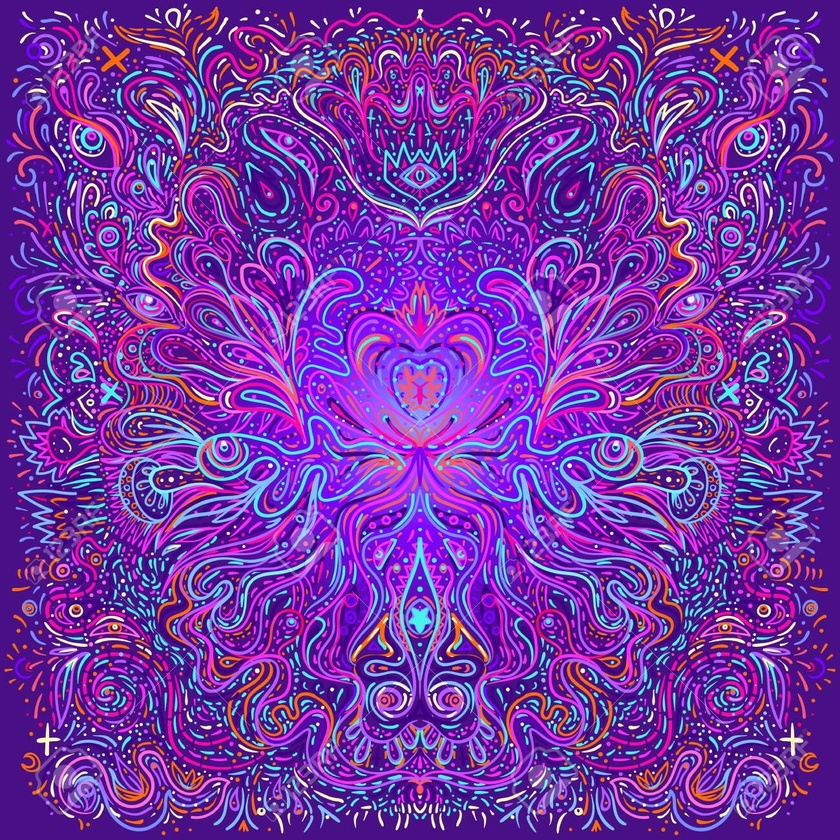
#> input picture creative/2.jpg, 840 x 840 px, shrunk from 1300 x 1300 before the run
$ python creative.py   (older library calls are emulated)
#> lines starting #> are read from the running program, lines starting #| are printed output that depends on the picture
### utils.py
import numpy as np
from PIL import Image


def vec(list):
    """Handy shorthand to make a single-precision float array."""
    return np.array(list, dtype=np.float32)

def normalize(v):
    """Return a unit vector in the direction of the vector v."""
    return v / np.linalg.norm(v)


def from_srgb(img_srgb):
    return np.where(img_srgb > 0.04045, ((img_srgb + 0.055) / 1.055)**2.4, img_srgb / 12.92).astype(np.float32)

def to_srgb(img):
    img_clip = np.clip(img, 0, 1)
    return np.where(img > 0.0031308, (1.055 * img_clip**(1/2.4) - 0.055), 12.92 * img_clip)

def from_srgb8(img_srgb8):
    return from_srgb(img_srgb8 / 255.0)

def to_srgb8(img):
    return np.clip(np.round(255.0 * to_srgb(img)), 0, 255).astype(np.uint8)


def save_image(img, fname, wp):
    img_ui8 = to_srgb8(img / wp)
    Image.fromarray(img_ui8[::-1,:,:], 'RGB').save(fname)

def load_image(fname):
#> called with fname = 'creative/2.jpg'
    img_ui8 = np.array(Image.open(fname))[::-1,:,:3]
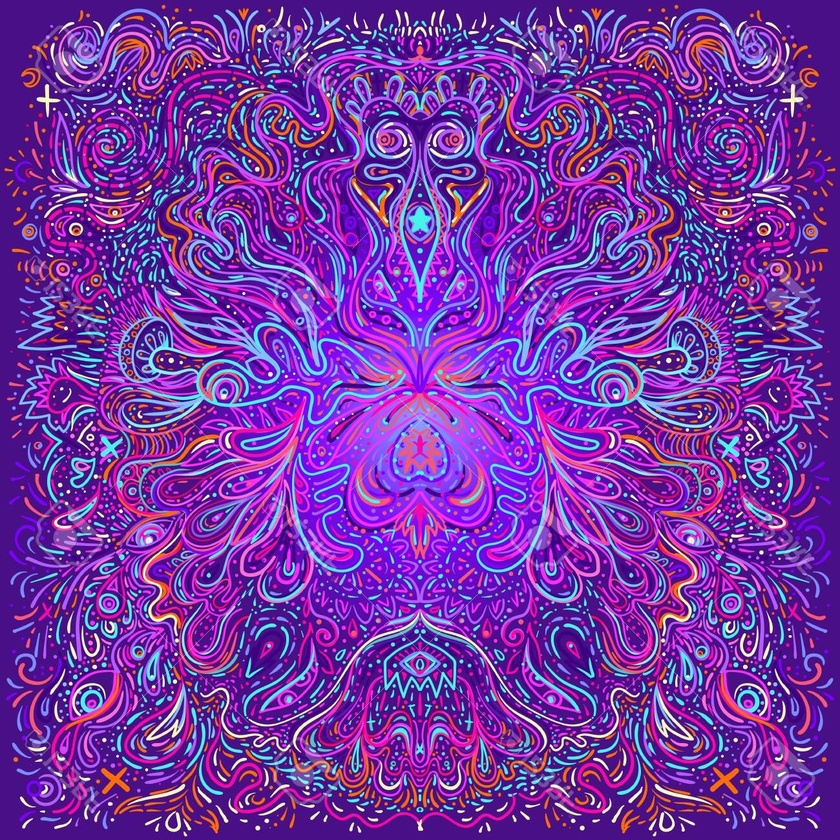
#> img_ui8: shape (840, 840, 3); mean R, G, B 117, 53, 164.1
    return from_srgb8(img_ui8)
#> in from_srgb, `return np.where(img_srgb > 0.04045, ((img_srgb + 0.055) / 1.055)**2.4,..`:
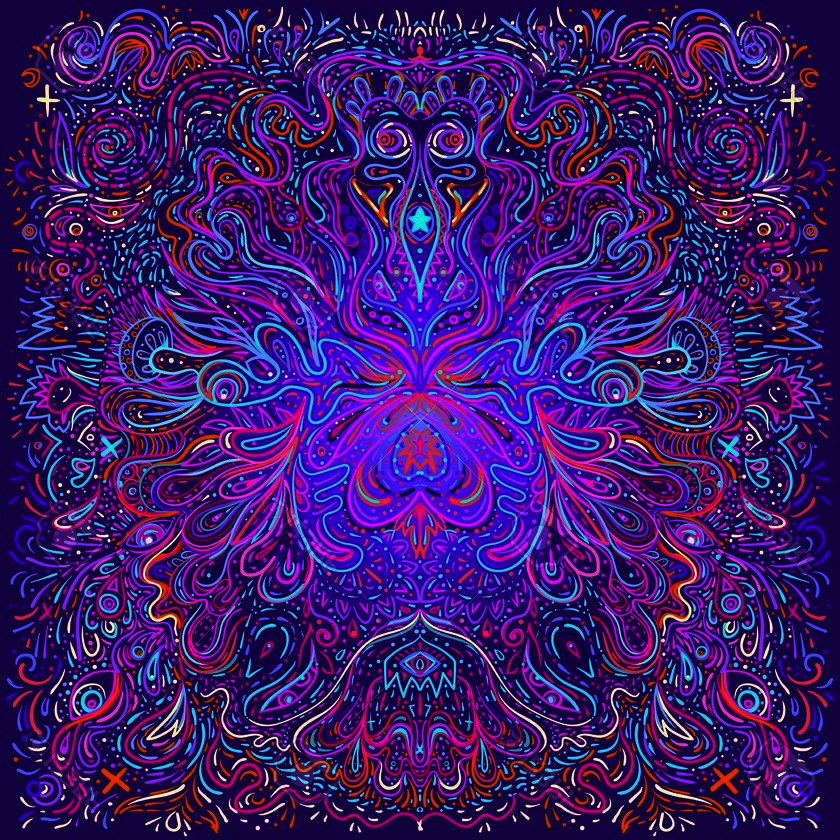
#> returned value: shape (840, 840, 3) float32; mean of channels 0, 1, 2 0.232, 0.0878, 0.421; drawn as R, G, B


# [115 lines left out: functions read_obj, read_obj_triangles, batch_intersect, not called in this run]

### ray.py
import numpy as np
import math

from utils import *

"""
Core implementation of the ray tracer.  This module contains the classes (Sphere, Mesh, etc.)
that define the contents of scenes, as well as classes (Ray, Hit) and functions (shade) used in
the rendering algorithm, and the main entry point `render_image`.

In the documentation of these classes, we indicate the expected types of arguments with a
colon, and use the convention that just writing a tuple means that the expected type is a
NumPy array of that shape.  Implementations can assume these types are preconditions that
are met, and if they fail for other type inputs it's an error of the caller.  (This might
not be the best way to handle such validation in industrial-strength code but we are adopting
this rule to keep things simple and efficient.)
"""


class Ray:

    # [14 lines left out: function __init__, not called in this run]


class Material:

    def __init__(self, k_d, k_s=0., p=20., k_m=0., k_a=None):
        """Create a new material with the given parameters.

        Parameters:
          k_d : float, (3,) or (h,w,3) -- the diffuse coefficient
          k_s : float, (3,) or (h,w,3) -- the specular coefficient
          p : float or (h,w) -- the specular exponent
          k_m : float, (3,) or (h,w,3) -- the mirror reflection coefficient
          k_a : float, (3,) or (h,w,3) -- the ambient coefficient (defaults to match diffuse color)
        """
        # TODO A5 (Step2) implement this function
        # Check if each property is an array of shape (h, w, 3)
        # If so, then apply the property using the uv coordinates supplied by the geometry.

        self.k_d = k_d
        self.k_s = k_s
        self.p = p
        self.k_m = k_m
        self.k_a = k_a if k_a is not None else k_d

    # [23 lines left out: function lookup_wrap, not called in this run]

class Hit:

    def __init__(self, t, point=None, normal=None, uv=None, material=None):
        """Create a Hit with the given data.

        Parameters:
          t : float -- the t value of the intersection along the ray
          point : (3,) -- the 3D point where the intersection happens
          normal : (3,) -- the 3D outward-facing unit normal to the surface at the hit point
          uv : (2,) -- the texture coordinates at the intersection point
          material : (Material) -- the material of the surface
        """
        self.t = t
        self.point = point
        self.normal = normal
        self.uv = uv
        self.material = material

# Value to represent absence of an intersection
no_hit = Hit(np.inf)


class Sphere:

    # [41 lines left out: functions __init__, intersect, not called in this run]


class Triangle:

    # [32 lines left out: functions __init__, intersect, not called in this run]

class Mesh:

    # [39 lines left out: functions __init__, intersect, not called in this run]


class Camera:

    # [34 lines left out: functions __init__, generate_ray, not called in this run]


class PointLight:

    # [35 lines left out: functions __init__, illuminate, not called in this run]


class AmbientLight:

    # [23 lines left out: functions __init__, illuminate, not called in this run]


class Scene:

    # [21 lines left out: functions __init__, intersect, not called in this run]

def reflect(v, n):
    return 2 * (v @ n) * n - v

MAX_DEPTH = 6


# [48 lines left out: functions shade, render_image, not called in this run]
    #return np.zeros((ny,nx,3), np.float32)

### creative.py
from utils import *
from ray import *
from cli import render

tan = Material(load_image('creative/2.jpg')) #11 perviously
gray = Material(vec([0.2, 0.2, 0.2]))

mirror = Material(vec([0.2, 0.2, 0.2]), k_s=load_image('textures/specular-map.png'),\
        p=load_image('textures/mirror-texture.png'), k_m=1.0)
#> (the run stopped early here; a loop or call above may not have finished)

$ run again, with cube.png saved as creative/2.jpg
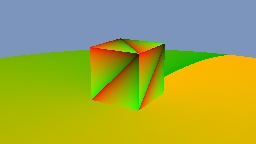
#> input picture cube.png, 256 x 144 px
#> in load_image, `img_ui8 = np.array(Image.open(fname))[::-1,:,:3]`:
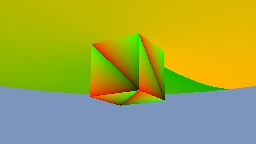
#> img_ui8: shape (144, 256, 3); mean R, G, B 159.8, 166.9, 65.9
#> in from_srgb, `return np.where(img_srgb > 0.04045, ((img_srgb + 0.055) / 1.055)**2.4,..`:
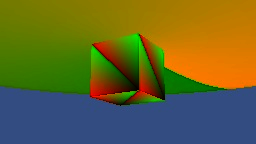
#> returned value: shape (144, 256, 3) float32; mean of channels 0, 1, 2 0.399, 0.399, 0.174; drawn as R, G, B
